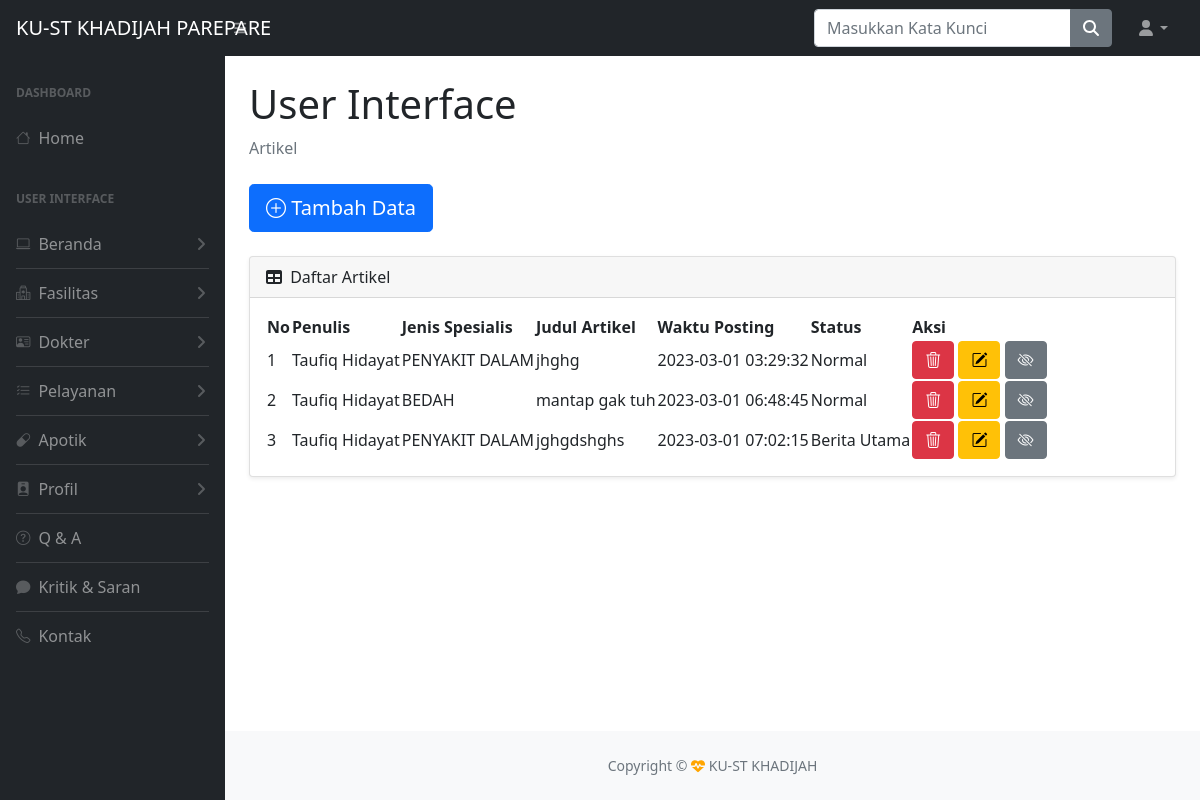
Page /admin/index.php?halaman=artikel (signed in) on the earlier database version.
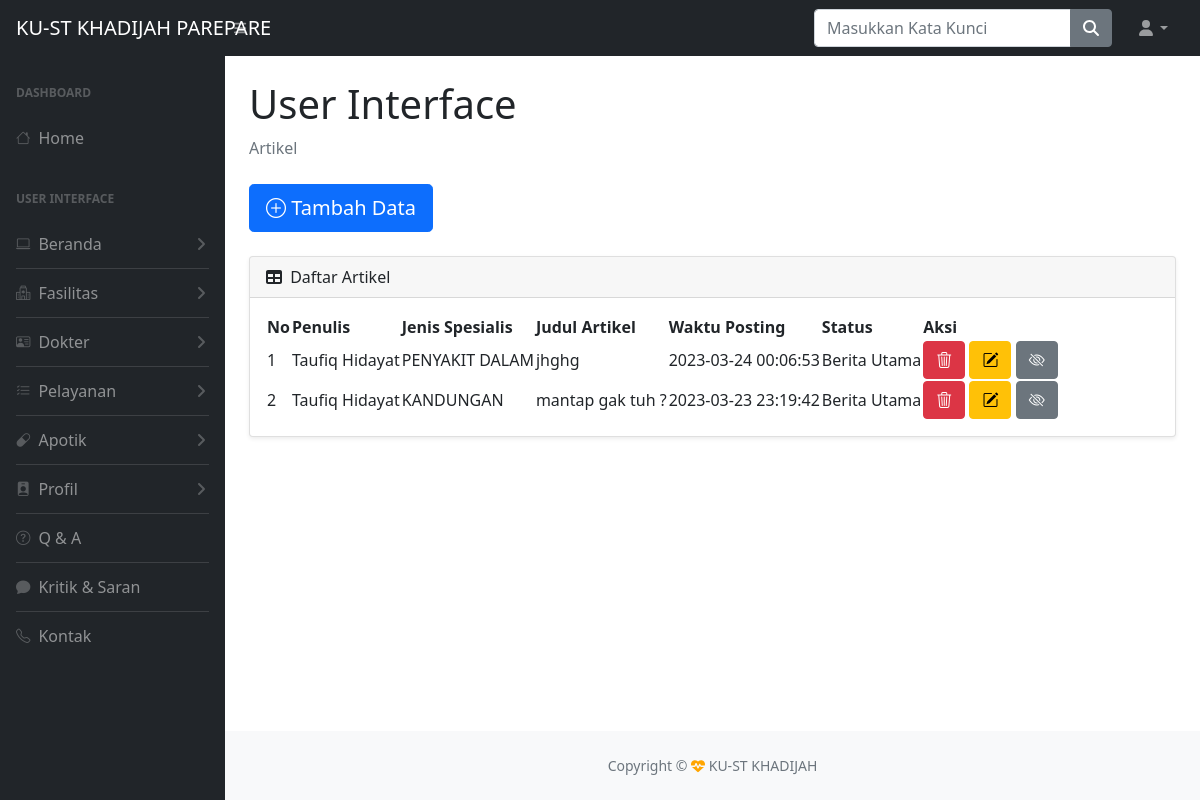
Same page on the later database version.
### tables this page shows
CREATE TABLE `berita` (
  `id_berita` int(11) NOT NULL,
  `id_admin` int(11) NOT NULL,
  `judul_artikel` varchar(255) NOT NULL,
  `jenis_spesialis` varchar(255) NOT NULL,
  `isiberita` text NOT NULL,
  `tanggal` timestamp NOT NULL DEFAULT current_timestamp() ON UPDATE current_timestamp(),
  `tag` varchar(50) NOT NULL,
  `gambar` varchar(255) NOT NULL,
  `ket_gambar` varchar(255) NOT NULL,
  `status` varchar(10) NOT NULL
);

### admin/UI/artikel.php (the view, shortened to what this page needs)
<div id="layoutSidenav_content">
    <main>
        <div class="container-fluid px-4">
            <h1 class="mt-4">User Interface</h1>
            <ol class="breadcrumb mb-4">
                <li class="breadcrumb-item active">Artikel</li>
            </ol>
            <h2 class="accordion-header" id="flush-headingOne">
                <a href="index.php?halaman=tambahartikel"><button type="button" class="btn btn-primary btn-lg mb-4"><i class="bi bi-plus-circle"></i> Tambah Data</button></a>
            </h2>
            <div class="card shadow-sm mb-4">
                <div class="card-header">
                    <i class="fas fa-table me-1"></i>
                    Daftar Artikel
                </div>
                <div class="card-body">
                    <table id="datatablesSimple">
                        <thead>
                            <tr>
                                <th>No</th>
                                <th>Penulis</th>
                                <th>Jenis Spesialis</th>
                                <th>Judul Artikel</th>
                                <th>Waktu Posting</th>
                                <th>Status</th>
                                <th>Aksi</th>
                            </tr>
                        </thead>
                        <tbody>
                            <?php
                            $no = 1;
                            $ambil_data = $host->query("select * from berita join admin on berita.id_admin = admin.id_admin"); ?>
                            <?php while ($data = $ambil_data->fetch_assoc()) {
                            ?>
                                <tr>
                                    <td>
                                        <?php echo $no ?>
                                    </td>
                                    <td>
                                        <?php echo $data['nama'] ?>
                                    </td>
                                    <td>
                                        <?php echo $data['jenis_spesialis'] ?>
                                    </td>
                                    <td>
                                        <?php echo $data['judul_artikel'] ?>
                                    </td>
                                    <td>
                                        <?php echo $data['tanggal'] ?>
                                    </td>
                                    <td>
                                        <?php
                                        $status = $data['status'];
                                        if ($status == "Y") {
                                            echo "Berita Utama";
                                        } elseif ($status == "S") {
                                            echo "disembunyikan";
                                        } else {
                                            echo "Normal";
                                        }
                                        ?>
                                    </td>
                                    <td>
                                        <form method="post" enctype="multipart/form-data">
                                            <button class="btn btn-danger" type="submit" name="hapus" onclick="return confirm('Yakin Hapus?')"><i class="bi bi-trash3"></i></button>
                                            <button class="btn btn-warning" type="submit" name="edit"><i class="bi bi-pencil-square"></i></button>
                                            <?php
                                            if ($status == "S") {
                                                echo '<button class="btn btn-primary" type="submit" name="tampilkan"><i class="bi bi-eye"></i></button>';
                                            } else {
                                                echo ' <button class="btn btn-secondary" type="submit" name="sembunyikan"><i class="bi bi-eye-slash"></i></button>';
                                            }
                                            ?>
                                        </form>
                                    </td>
                                </tr>
                                <?php $no++; ?>
                            <?php  } ?>
                        </tbody>
                    </table>
                </div>
            </div>
        </div>
    </main>

### admin/header.php (shortened to what this page needs)
<!DOCTYPE html>
<html lang="en">
<head>
    <link rel="stylesheet" href="https://cdn.jsdelivr.net/npm/bootstrap-icons@1.10.3/font/bootstrap-icons.css">
    <link href="https://cdn.jsdelivr.net/npm/simple-datatables@latest/dist/style.css" rel="stylesheet" />
    <link href="css/styles.css" rel="stylesheet" />
</head>
<body class="sb-nav-fixed">
    <nav class="sb-topnav navbar navbar-expand navbar-dark bg-dark">
        <a class="navbar-brand ps-3" href="index.html">KU-ST KHADIJAH PAREPARE</a>
        <button class="btn btn-link btn-sm order-1 order-lg-0 me-4 me-lg-0" id="sidebarToggle" href="#!"><i class="fas fa-bars"></i></button>
        <form class="d-none d-md-inline-block form-inline ms-auto me-0 me-md-3 my-2 my-md-0">
            <div class="input-group">
                <input class="form-control" type="text" placeholder="Masukkan Kata Kunci" aria-label="Search for..." aria-describedby="btnNavbarSearch" />
                <button class="btn btn-secondary" id="btnNavbarSearch" type="button"><i class="fas fa-search"></i></button>
            </div>
        </form>
        <ul class="navbar-nav ms-auto ms-md-0 me-3 me-lg-4">
            <li class="nav-item dropdown">
                <a class="nav-link dropdown-toggle" id="navbarDropdown" href="#" role="button" data-bs-toggle="dropdown" aria-expanded="false"><i class="fas fa-user fa-fw"></i></a>
            </li>
        </ul>
    </nav>
    <div id="layoutSidenav">
        <div id="layoutSidenav_nav">
            <nav class="sb-sidenav accordion sb-sidenav-dark" id="sidenavAccordion">
                <div class="sb-sidenav-menu">
                    <div class="nav">
                        <div class="sb-sidenav-menu-heading">Dashboard</div>
                        <a class="nav-link" href="index.php">
                            <div class="sb-nav-link-icon"><i class="bi bi-house"></i></div>
                            Home
                        </a>
                        <div class="sb-sidenav-menu-heading">User Interface</div>
                        <a class="nav-link collapsed" href="#" data-bs-toggle="collapse" data-bs-target="#collapsesatu" aria-expanded="false" aria-controls="collapseLayouts">
                            <div class="sb-nav-link-icon"><i class="bi bi-laptop"></i></div>
                            Beranda
                            <div class="sb-sidenav-collapse-arrow"><i class="fas fa-angle-down"></i></div>
                        </a>
                        <hr class="mx-3 my-0">
                        <a class="nav-link collapsed" href="#" data-bs-toggle="collapse" data-bs-target="#collapsedua" aria-expanded="false" aria-controls="collapseLayouts">
                            <div class="sb-nav-link-icon"><i class="bi bi-hospital"></i></div>
                            Fasilitas
                            <div class="sb-sidenav-collapse-arrow"><i class="fas fa-angle-down"></i></div>
                        </a>
                        <hr class="mx-3 my-0">
                        <a class="nav-link collapsed" href="#" data-bs-toggle="collapse" data-bs-target="#collapsetiga" aria-expanded="false" aria-controls="collapseLayouts">
                            <div class="sb-nav-link-icon"><i class="bi bi-person-vcard"></i></div>
                            Dokter
                            <div class="sb-sidenav-collapse-arrow"><i class="fas fa-angle-down"></i></div>
                        </a>
                        <hr class="mx-3 my-0">
                        <a class="nav-link collapsed" href="#" data-bs-toggle="collapse" data-bs-target="#collapseempat" aria-expanded="false" aria-controls="collapseLayouts">
                            <div class="sb-nav-link-icon"><i class="bi bi-list-check"></i></div>
                            Pelayanan
                            <div class="sb-sidenav-collapse-arrow"><i class="fas fa-angle-down"></i></div>
                        </a>
                        <hr class="mx-3 my-0">
                        <a class="nav-link collapsed" href="#" data-bs-toggle="collapse" data-bs-target="#collapselima" aria-expanded="false" aria-controls="collapseLayouts">
                            <div class="sb-nav-link-icon"><i class="bi bi-capsule"></i></div>
                            Apotik
                            <div class="sb-sidenav-collapse-arrow"><i class="fas fa-angle-down"></i></div>
                        </a>
                        <hr class="mx-3 my-0">
                        <a class="nav-link collapsed" href="#" data-bs-toggle="collapse" data-bs-target="#collapseenam" aria-expanded="false" aria-controls="collapseLayouts">
                            <div class="sb-nav-link-icon"><i class="bi bi-person-badge-fill"></i></div>
                            Profil
                            <div class="sb-sidenav-collapse-arrow"><i class="fas fa-angle-down"></i></div>
                        </a>
                        <hr class="mx-3 my-0">
                        <a class="nav-link" href="index.php?halaman=qna">
                            <div class="sb-nav-link-icon"><i class="bi bi-question-circle"></i></div>
                            Q & A
                        </a>
                        <hr class="mx-3 my-0">
                        <a class="nav-link" href="index.php?halaman=kritik">
                            <div class="sb-nav-link-icon"><i class="bi bi-chat-fill"></i></div>
                            Kritik & Saran
                        </a>
                        <hr class="mx-3 my-0">
                        <a class="nav-link" href="index.php?halaman=kontak">
                            <div class="sb-nav-link-icon"><i class="bi bi-telephone"></i></div>
                            Kontak
                        </a>
                    </div>
                </div>
            </nav>
        </div>

### admin/index.php
<?php include 'header.php' ?>
<?php
if (isset($_GET['halaman'])) {
    if ($_GET['halaman'] == "artikel") {
        include 'UI/artikel.php';
    } elseif ($_GET['halaman'] == "fasilitas") {
        include 'UI/fasilitas.php';
    } elseif ($_GET['halaman'] == "dokter") {
        include 'UI/dokter.php';
    } elseif ($_GET['halaman'] == "jadwaldokter") {
        include 'UI/jadwaldokter.php';
    } elseif ($_GET['halaman'] == "lab") {
        include 'UI/lab.php';
    } elseif ($_GET['halaman'] == "mcu") {
        include 'UI/mcu.php';
    } elseif ($_GET['halaman'] == "alurpelayanan") {
        include 'UI/alurpelayanan.php';
    } elseif ($_GET['halaman'] == "produk") {
        include 'UI/produkapotik.php';
    } elseif ($_GET['halaman'] == "deskripsiproduk") {
        include 'UI/deskripsiproduk.php';
    } elseif ($_GET['halaman'] == "sejarah") {
        include 'UI/sejarah.php';
    } elseif ($_GET['halaman'] == "komitmen") {
        include 'UI/komitmentujuan.php';
    } elseif ($_GET['halaman'] == "visimisi") {
        include 'UI/visimisi.php';
    } elseif ($_GET['halaman'] == "qna") {
        include 'UI/qna.php';
    } elseif ($_GET['halaman'] == "kritik") {
        include 'UI/kritiksaran.php';
    } elseif ($_GET['halaman'] == "kontak") {
        include 'UI/kontak.php';
    } elseif ($_GET['halaman'] == "galeri") {
        include 'UI/galeri.php';
    } elseif ($_GET['halaman'] == "visimisi") {
        include 'UI/visimisi.php';
    } elseif ($_GET['halaman'] == "visimisi") {
        include 'UI/visimisi.php';
    } elseif ($_GET['halaman'] == "tambahartikel") {
        include 'Proses/tambahartikel.php';
    } elseif ($_GET['halaman'] == "editartikel") {
        include 'Proses/editartikel.php';
    } elseif ($_GET['halaman'] == "tambahfasilitas") {
        include 'Proses/tambahfasilitas.php';
    } elseif ($_GET['halaman'] == "editfasilitas") {
        include 'Proses/editfasilitas.php';
    }
} else {
    include 'home.php';
}
?>
<?php include 'footer.php' ?>

### admin/footer.php (shortened to what this page needs)
<footer class=" py-4 bg-light mt-auto">
    <div class="container-fluid px-4">
        <div class="d-flex align-items-center justify-content-center small">
            <div class="text-muted">Copyright &copy; <i class="fa fa-heartbeat" style="color: orange"></i>
                KU-ST KHADIJAH</div>
        </div>
    </div>
</footer>
</div>
</div>
</body>
</html>
</body>
</html>

Differences in the rows shown:
removed berita: id_admin.nama "Taufiq Hidayat", jenis_spesialis "PENYAKIT DALAM", judul_artikel "jghgdshghs", tanggal "2023-03-01 07:02:15", status "Berita Utama"
changed berita "PENYAKIT DALAM": tanggal "2023-03-01 03:29:32" → "2023-03-24 00:06:53"; status "Normal" → "Berita Utama"
changed berita: jenis_spesialis "BEDAH" → "KANDUNGAN"; judul_artikel "mantap gak tuh" → "mantap gak tuh ?"; tanggal "2023-03-01 06:48:45" → "2023-03-23 23:19:42"; status "Normal" → "Berita Utama"
